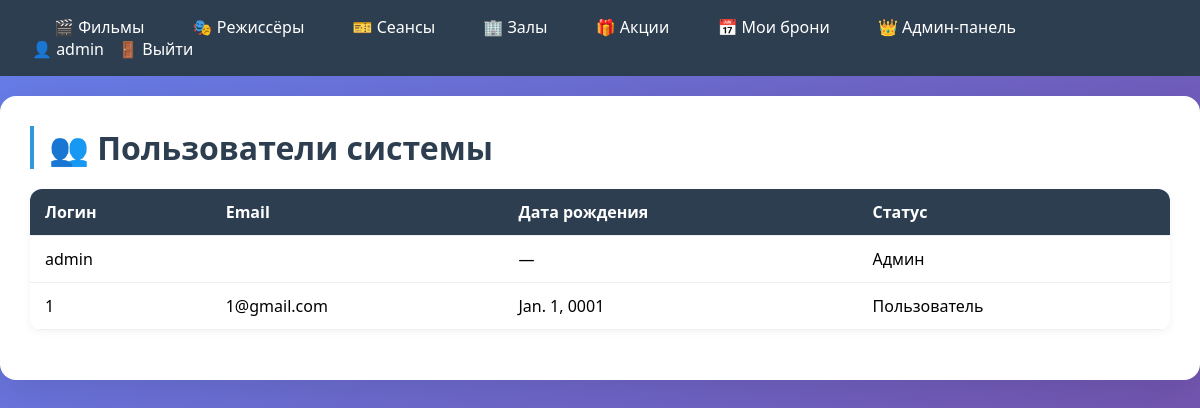
The page /users/ (signed in) on the database its author committed.
### cinema/models.py (models this page shows, shortened)
class User(AbstractUser):
    birth_date = models.DateField('Дата рождения', null=True, blank=True)
    groups = models.ManyToManyField(
        'auth.Group',
        verbose_name='groups',
        blank=True,
        help_text='The groups this user belongs to.',
        related_name='cinema_user_set',
        related_query_name='cinema_user',
    )
    user_permissions = models.ManyToManyField(
        'auth.Permission',
        verbose_name='user permissions',
        blank=True,
        help_text='Specific permissions for this user.',
        related_name='cinema_user_set',
        related_query_name='cinema_user',
    )
    class Meta:
        verbose_name = 'Пользователь'
        verbose_name_plural = 'Пользователи'
        swappable = 'AUTH_USER_MODEL'

### cinema/views.py (the view)
# urls.py: path('users/', views.user_list, name='user_list'),
@login_required
@user_passes_test(is_admin)
def user_list(request):
    users = User.objects.all()
    return render(request, 'cinema/user_list.html', {'users': users})

### cinema/views.py (called while the page is built)
def is_admin(user):
    return user.is_staff or user.is_superuser

### cinema/templates/cinema/user_list.html (shortened to what this page needs)
{% extends 'cinema/base.html' %}
{% block content %}
<h1>👥 Пользователи системы</h1>
<table>
    <thead>
        <tr><th>Логин</th><th>Email</th><th>Дата рождения</th><th>Статус</th></tr>
    </thead>
    <tbody>
        {% for user in users %}
        <tr>
            <td>{{ user.username }}</a>
            <td>{{ user.email }}</a>
            <td>{{ user.birth_date|default:"—" }}</a>
            <td>{% if user.is_staff %}Админ{% else %}Пользователь{% endif %}</a>
        </tr>
        {% endfor %}
    </tbody>
</table>
{% endblock %}

### cinema/templates/cinema/base.html (shortened to what this page needs)
{% load static %}
<!DOCTYPE html>
<html lang="ru">
<head>
    <link rel="stylesheet" href="{% static 'cinema/style.css' %}">
</head>
<body>
    <nav>
        <div>
            <a href="{% url 'movie_list' %}">🎬 Фильмы</a>
            <a href="{% url 'director_list' %}">🎭 Режиссёры</a>
            <a href="{% url 'session_list' %}">🎫 Сеансы</a>
            <a href="{% url 'hall_list' %}">🏢 Залы</a>
            <a href="{% url 'promotion_list' %}">🎁 Акции</a>
            {% if user.is_authenticated %}
                <a href="{% url 'my_bookings' %}">📅 Мои брони</a>
            {% endif %}
            {% if user.is_staff %}
                <a href="{% url 'admin_panel' %}">👑 Админ-панель</a>
            {% endif %}
        </div>
        <div>
            {% if user.is_authenticated %}
                <span>👤 {{ user.username }}</span>
                <form method="post" action="{% url 'logout' %}" style="display: inline;">
                    <button type="submit">🚪 Выйти</button>
                </form>
            {% else %}
                <a href="{% url 'login' %}">🔐 Вход</a>
                <a href="{% url 'register' %}">📝 Регистрация</a>
            {% endif %}
        </div>
    </nav>
    <div class="container">
        {% block content %}{% endblock %}
    </div>
</body>
</html>

### cinema/static/cinema/style.css (style rules this page uses)
* { margin: 0; padding: 0; box-sizing: border-box; }
body { font-family: Arial, sans-serif; background: #f5f5f5; }
nav { background: #2c3e50; color: white; padding: 1rem 2rem; display: flex; justify-content: space-between; align-items: center; flex-wrap: wrap; }
nav a { color: white; text-decoration: none; margin: 0 10px; }
nav button { background: none; border: none; color: white; cursor: pointer; font: inherit; margin: 0 10px; }
.container { max-width: 1200px; margin: 20px auto; padding: 20px; background: white; border-radius: 8px; box-shadow: 0 0 10px rgba(0, 0, 0, 0.1); }
h1 { margin-bottom: 20px; color: #2c3e50; }
table { width: 100%; border-collapse: collapse; margin: 20px 0; }
th, td { padding: 12px; text-align: left; border-bottom: 1px solid #ddd; }
th { background: #2c3e50; color: white; }
a { text-decoration: none !important; }
body { font-family: 'Segoe UI', Tahoma, Geneva, Verdana, sans-serif; background: linear-gradient(135deg, #667eea 0%, #764ba2 100%); min-height: 100vh; }
a { text-decoration: none; color: #3498db; transition: all 0.3s ease; position: relative; }
nav a { color: white; font-weight: 500; padding: 8px 12px; border-radius: 8px; transition: all 0.3s ease; }
.container { max-width: 1200px; margin: 20px auto; padding: 30px; background: white; border-radius: 16px; box-shadow: 0 10px 40px rgba(0, 0, 0, 0.1); }
h1 { font-size: 2rem; color: #2c3e50; margin-bottom: 20px; border-left: 4px solid #3498db; padding-left: 15px; }
table { width: 100%; border-collapse: collapse; margin: 20px 0; border-radius: 12px; overflow: hidden; box-shadow: 0 2px 10px rgba(0, 0, 0, 0.05); }
th, td { padding: 12px 15px; text-align: left; border-bottom: 1px solid #ecf0f1; }
th { background: #2c3e50; color: white; font-weight: 600; }

### rows shown on the page
User: username "admin", birth_date "—", is_staff "Админ"
User: username "1", email "1@gmail.com", birth_date "Jan. 1, 0001", is_staff "Пользователь"
